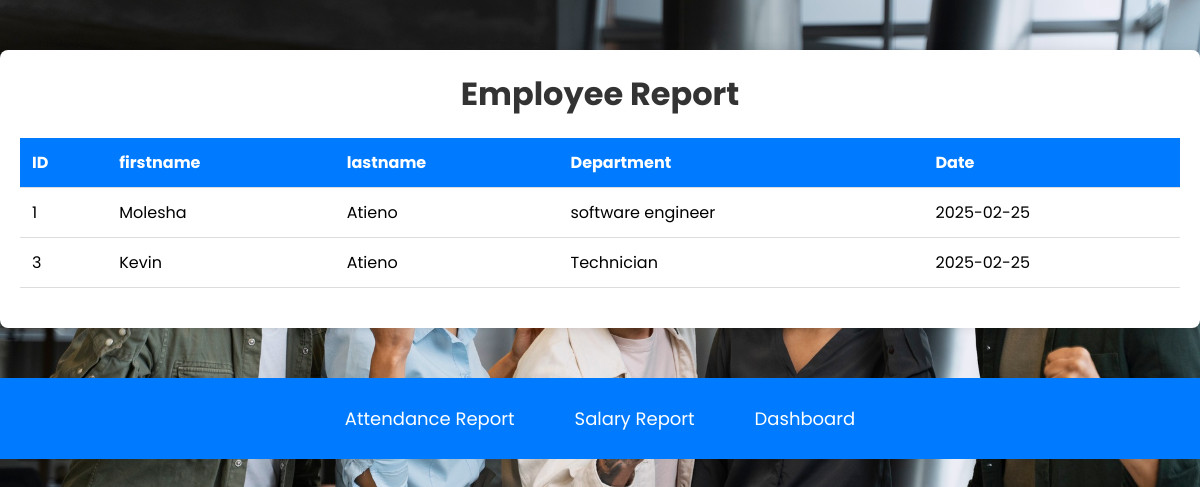
/emp_report.php, run on an earlier commit of the app's database.
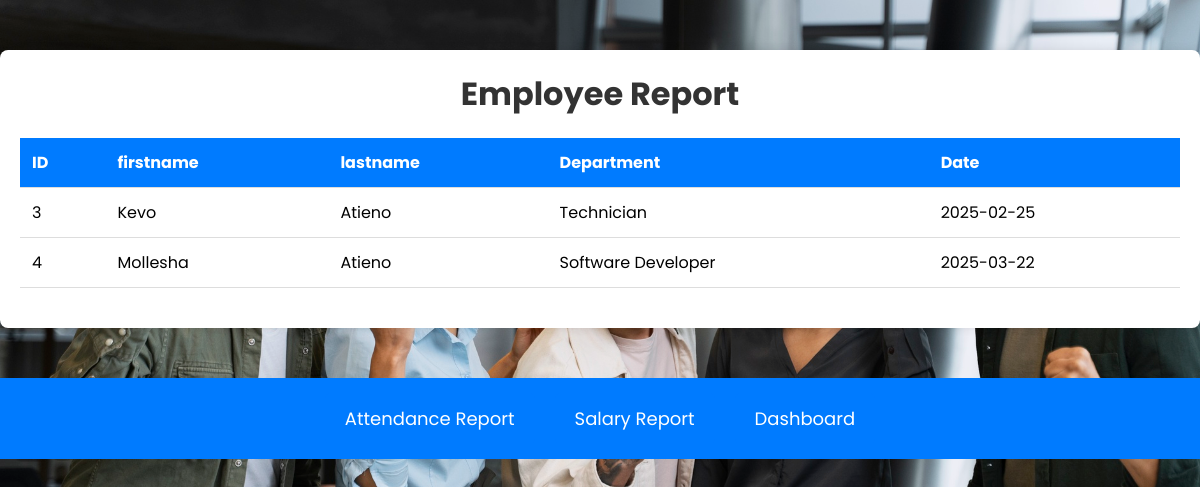
And on a later commit of the database.
### tables this page shows
CREATE TABLE `emps` (
  `id` int(11) NOT NULL,
  `first_name` varchar(50) NOT NULL,
  `last_name` varchar(50) NOT NULL,
  `job_role` varchar(50) NOT NULL,
  `salary` decimal(10,0) NOT NULL,
  `created_at` date NOT NULL DEFAULT curdate()
);

### emp_report.php (the view, shortened to what this page needs)
<?php
require_once('dbh.inc.php');
$sql = "SELECT * FROM emps";
$result = $conn->query($sql);
?>
<!DOCTYPE html>
<html lang="en">
<head>
    <link rel="stylesheet" href="styles.css">
</head>
<body>
    <div class="container">
        <h1>Employee Report</h1>
        <?php if ($result->num_rows > 0) { ?>
            <table class="employee-table">
                <thead>
                    <tr>
                        <th>ID</th>
                        <th>firstname</th>
                        <th>lastname</th>
                        <th>Department</th>
                        <th>Date</th>
                    </tr>
                </thead>
                <tbody>
                    <?php while($row = $result->fetch_assoc()) { ?>
                        <tr>
                            <td><?php echo $row["id"]; ?></td>
                            <td><?php echo $row["first_name"]; ?></td>
                            <td><?php echo $row["last_name"]; ?></td>
                            <td><?php echo $row["job_role"]; ?></td>
                            <td><?php echo $row["created_at"]; ?></td>
                        </tr>
                    <?php } ?>
                </tbody>
            </table>
        <?php } else { ?>
            <p>No employee records found.</p>
        <?php } ?>
    </div>
    <div class="navbar">
    <a href="att_report.php">Attendance Report</a>
    <a href="salary_rpt.php">Salary Report</a>
    <a href="admin.php">Dashboard</a>
</div>
</body>
</html>

### styles.css (style rules this page uses)
* { padding:0; margin:0; font-family: "Poppins", sans-serif; }
body { font-family: Arial, sans-serif; background-color: #f4f4f4; color: #33333323; height: 100vh; padding: 0; margin: 0; }

### emp_report.php (style rules this page uses)
body { font-family: Arial, sans-serif; background-image:url(theone.jpg); background-size:cover; background-blend-mode:multiply; background-color:rgba(244, 244, 249, 0.25); margin: 0; color:black; padding: 0; }
.container { max-width: 1200px; margin: 50px auto; padding: 20px; background-color: #fff; box-shadow: 0 0 10px rgba(0, 0, 0, 0.1); border-radius: 8px; }
h1 { text-align: center; color: #333; margin-bottom: 20px; }
table { width: 100%; border-collapse: collapse; margin: 20px 0; }
th, td { padding: 12px; text-align: left; border-bottom: 1px solid #ddd; }
th { background-color: #007BFF; color: white; }
body { font-family: Arial, sans-serif; margin: 0; padding: 0; background-color: #f4f4f9; }
.navbar { display: flex; justify-content: center; align-items: center; background-color: #007BFF; padding: 15px 0; margin: 0; }
.navbar a { color: white; text-decoration: none; font-size: 18px; padding: 12px 20px; margin: 0 10px; background-color: #007BFF; border-radius: 5px; transition: background-color 0.3s ease, transform 0.3s ease; }

What changed in the data, as far as the page shows it:
removed emps: id "1", first_name "Molesha", last_name "Atieno", job_role "software engineer", created_at "2025-02-25"
changed emps "Technician": first_name "Kevin" → "Kevo"
added emps: id "4", first_name "Mollesha", last_name "Atieno", job_role "Software Developer", created_at "2025-03-22"
